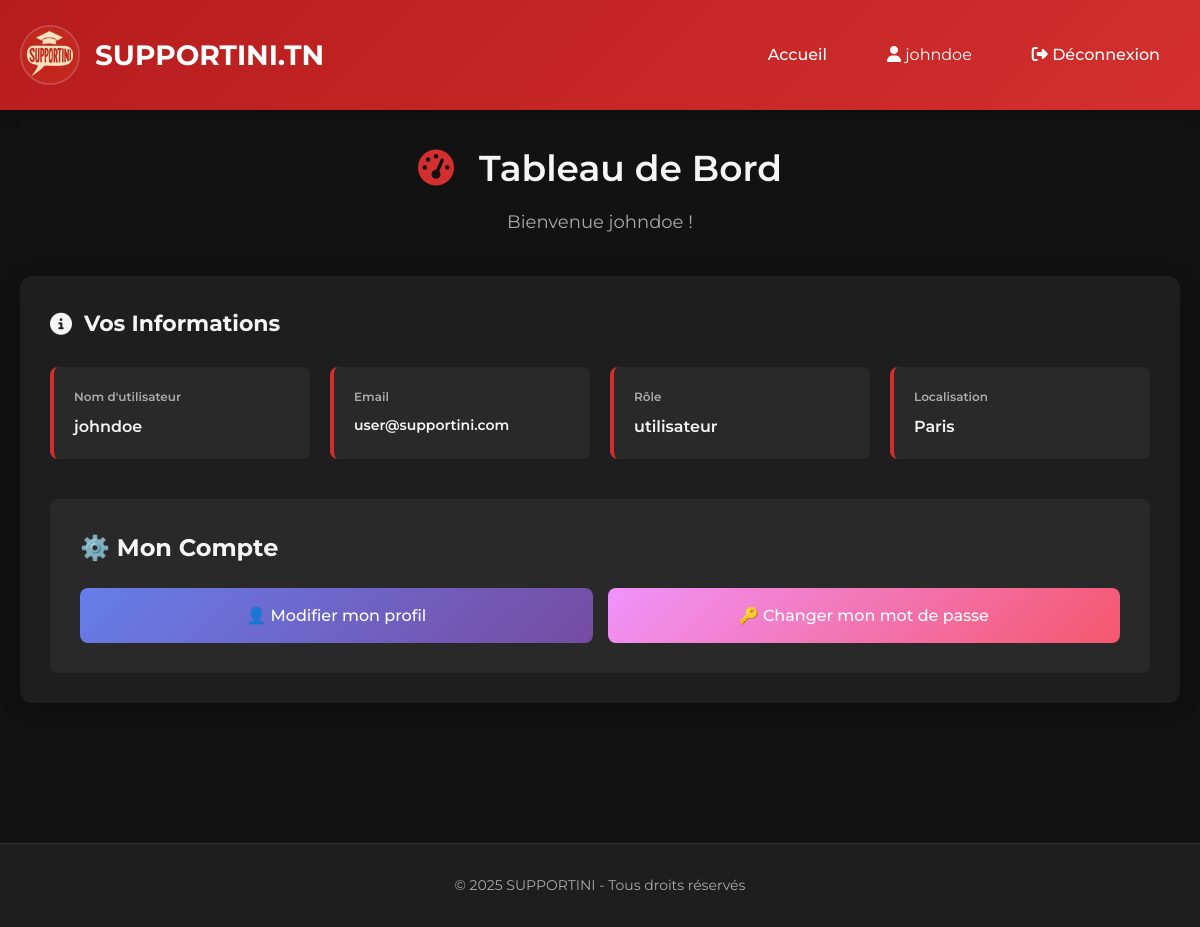
Screenshot of /View/FrontOffice/dashboard.php (signed in) with the database file from the repository.
### tables this page shows
CREATE TABLE IF NOT EXISTS `users` (
    `id` INT AUTO_INCREMENT PRIMARY KEY,
    `username` VARCHAR(100) NOT NULL UNIQUE,
    `email` VARCHAR(100) NOT NULL UNIQUE,
    `password` VARCHAR(255) NOT NULL,
    `location` VARCHAR(100),
    `phone_number` VARCHAR(20),
    `bio` TEXT,
    `role` ENUM('utilisateur', 'psychologue', 'admin') DEFAULT 'utilisateur',
    `demande_psy` INT DEFAULT 0,
    `status` INT DEFAULT 1,
    
     
    `profile_photo` VARCHAR(255),
    `gender` ENUM('male', 'female', 'other') DEFAULT NULL,
    `date_of_birth` DATE,
    `profession` VARCHAR(100),
    `company` VARCHAR(100),
    `nationality` VARCHAR(100),
    `social_links` JSON,
    
     
    `is_blocked` INT DEFAULT 0,
    `is_banned` INT DEFAULT 0,
    `blocked_reason` TEXT,
    `banned_reason` TEXT,
    `is_locked` INT DEFAULT 0,
    `locked_until` DATETIME,
    `failed_login_attempts` INT DEFAULT 0,
    
     
    `password_reset_token` VARCHAR(255),
    `password_reset_expires` DATETIME,
    `forgotten_password_code` VARCHAR(6),
    `forgotten_password_method` ENUM('email', 'sms', 'whatsapp') DEFAULT NULL,
    `forgotten_password_expires` DATETIME,
    `google_id` VARCHAR(255) UNIQUE,
    `last_login` DATETIME,
    
    `created_at` TIMESTAMP DEFAULT CURRENT_TIMESTAMP,
    `updated_at` TIMESTAMP DEFAULT CURRENT_TIMESTAMP ON UPDATE CURRENT_TIMESTAMP,
    INDEX idx_email (email),
    INDEX idx_role (role),
    INDEX idx_demande_psy (demande_psy),
    INDEX idx_is_blocked (is_blocked),
    INDEX idx_is_banned (is_banned),
    INDEX idx_google_id (google_id),
    INDEX idx_created_at (created_at)
);

### config.php (called while the page is built, shortened)
<?php
class config {
    private static $pdo = null;
    public static function getConnexion() {
        if (self::$pdo == null) {
            try {
                self::$pdo = new PDO(
                    "mysql:host=localhost;dbname=supportini;charset=utf8mb4",
                    "root",
                    "",
                    [
                        PDO::ATTR_ERRMODE => PDO::ERRMODE_EXCEPTION,
                        PDO::ATTR_DEFAULT_FETCH_MODE => PDO::FETCH_ASSOC,
                        PDO::ATTR_EMULATE_PREPARES => false,
                    ]
                );
            } catch (PDOException $e) {
                if (strpos($e->getMessage(), '1049') !== false) {
                    header('Location: /Web_Project_Utilisateurs/setup.php');
                    exit;
                }
                die("Erreur de connexion DB: " . $e->getMessage());
            }
        }
        return self::$pdo;
    }
}
?>

### Controller/userController.php (called while the page is built, shortened)
<?php
require_once __DIR__ . '/../config.php';
class userController {
    private $pdo;
    public function __construct() {
        $this->pdo = config::getConnexion();
    }
    public function getUserById($id) {
        try {
            $sql = "SELECT * FROM users WHERE id = :id LIMIT 1";
            $stmt = $this->pdo->prepare($sql);
            $stmt->execute(['id' => $id]);
            return $stmt->fetch(PDO::FETCH_ASSOC);
        } catch (Exception $e) {
            return null;
        }
    }
}
?>

### View/FrontOffice/dashboard.php (the view, shortened to what this page needs)
<?php
require_once __DIR__ . '/../../Controller/userController.php';
$ctrl = new userController();
$user = $ctrl->getUserById($_SESSION['user_id']);
?>
<!DOCTYPE html>
<html lang="fr">
<head>
    <link rel="stylesheet" href="https://cdnjs.cloudflare.com/ajax/libs/font-awesome/6.5.0/css/all.min.css">
    <link rel="stylesheet" href="frontoffice.css">
</head>
<body>
    <header class="main-header">
        <div class="header-content">
            <div class="logo-section">
                <img src="../../logo_supportini.jpg" alt="SUPPORTINI Logo" class="logo">
                <div class="site-title">SUPPORTINI.TN</div>
            </div>
            <nav class="nav-links">
                <a href="index.html" class="nav-link">Accueil</a>
                <span style="color: white; padding: 10px 20px;">
                    <i class="fas fa-user"></i> <?php echo htmlspecialchars($user['username']); ?>
                </span>
                <a href="../../logout.php" class="nav-link">
                    <i class="fas fa-sign-out-alt"></i> Déconnexion
                </a>
            </nav>
        </div>
    </header>
    <main class="main-content">
        <div class="page-header">
            <h1 class="page-title"><i class="fas fa-tachometer-alt"></i> Tableau de Bord</h1>
            <p class="page-subtitle">Bienvenue <?php echo htmlspecialchars($user['username']); ?> !</p>
        </div>
        <div class="search-container">
            <h2 class="search-title"><i class="fas fa-info-circle"></i> Vos Informations</h2>
            <div style="display: grid; grid-template-columns: repeat(auto-fit, minmax(250px, 1fr)); gap: 20px;">
                <div style="padding: 20px; background: rgba(255, 255, 255, 0.05); border-radius: 8px; border-left: 4px solid var(--primary-color);">
                    <p style="color: var(--text-muted); margin-bottom: 8px; font-size: 12px; font-weight: 600;">Nom d'utilisateur</p>
                    <p style="font-size: 16px; font-weight: 600; word-break: break-word;"><?php echo htmlspecialchars($user['username']); ?></p>
                </div>
                <div style="padding: 20px; background: rgba(255, 255, 255, 0.05); border-radius: 8px; border-left: 4px solid var(--primary-color);">
                    <p style="color: var(--text-muted); margin-bottom: 8px; font-size: 12px; font-weight: 600;">Email</p>
                    <p style="font-size: 14px; font-weight: 600; word-break: break-word; overflow-wrap: break-word;"><?php echo htmlspecialchars($user['email']); ?></p>
                </div>
                <div style="padding: 20px; background: rgba(255, 255, 255, 0.05); border-radius: 8px; border-left: 4px solid var(--primary-color);">
                    <p style="color: var(--text-muted); margin-bottom: 8px; font-size: 12px; font-weight: 600;">Rôle</p>
                    <p style="font-size: 16px; font-weight: 600;"><?php echo htmlspecialchars($user['role']); ?></p>
                </div>
                <div style="padding: 20px; background: rgba(255, 255, 255, 0.05); border-radius: 8px; border-left: 4px solid var(--primary-color);">
                    <p style="color: var(--text-muted); margin-bottom: 8px; font-size: 12px; font-weight: 600;">Localisation</p>
                    <p style="font-size: 16px; font-weight: 600;"><?php echo $user['location'] ? htmlspecialchars($user['location']) : 'Non défini'; ?></p>
                </div>
            </div>
            <div style="margin-top: 40px; padding: 30px; background: rgba(255, 255, 255, 0.05); border-radius: 8px;">
                <h2 style="margin-top: 0; margin-bottom: 20px;">⚙️ Mon Compte</h2>
                <div style="display: grid; grid-template-columns: repeat(auto-fit, minmax(200px, 1fr)); gap: 15px;">
                    <a href="edit_profile.php" style="padding: 15px; background: linear-gradient(135deg, #667eea 0%, #764ba2 100%); color: white; border-radius: 8px; text-align: center; text-decoration: none; font-weight: 500; transition: transform 0.3s;">
                        👤 Modifier mon profil
                    </a>
                    <a href="change_password.php" style="padding: 15px; background: linear-gradient(135deg, #f093fb 0%, #f5576c 100%); color: white; border-radius: 8px; text-align: center; text-decoration: none; font-weight: 500; transition: transform 0.3s;">
                        🔑 Changer mon mot de passe
                    </a>
                </div>
            </div>
        </div>
    </main>
    <footer class="main-footer">
        <div class="footer-content">
            <p class="footer-text">&copy; 2025 SUPPORTINI - Tous droits réservés</p>
        </div>
    </footer>
</body>
</html>

### View/FrontOffice/frontoffice.css (style rules this page uses)
:root { --primary-color: #d32f2f; --dark-primary: #b71c1c; --light-primary: #ff6659; --dark-bg: #121212; --card-bg: #1e1e1e; --text-light: #f5f5f5; --text-muted: #aaaaaa; --border-color: #333333; }
* { margin: 0; padding: 0; box-sizing: border-box; }
body { font-family: 'Montserrat', sans-serif; background-color: var(--dark-bg); color: var(--text-light); line-height: 1.6; min-height: 100vh; }
.main-header { background: linear-gradient(135deg, var(--dark-primary), var(--primary-color)); padding: 25px 0; box-shadow: 0 4px 12px rgba(0, 0, 0, 0.3); margin-bottom: 30px; }
.header-content { max-width: 1200px; margin: 0 auto; padding: 0 20px; display: flex; justify-content: space-between; align-items: center; }
.logo-section { display: flex; align-items: center; gap: 15px; }
.logo { width: 60px; height: 60px; border-radius: 50%; object-fit: cover; border: 2px solid rgba(255, 255, 255, 0.2); }
.site-title { font-size: 28px; font-weight: 700; color: white; }
.nav-links { display: flex; gap: 20px; }
.nav-link { color: white; text-decoration: none; padding: 10px 20px; border-radius: 4px; transition: all 0.3s ease; font-weight: 500; }
.main-content { max-width: 1200px; margin: 0 auto; padding: 0 20px 40px; }
.page-header { text-align: center; margin-bottom: 40px; }
.page-title { font-size: 36px; font-weight: 600; color: var(--text-light); margin-bottom: 10px; }
.page-title i { color: var(--primary-color); margin-right: 15px; }
.page-subtitle { color: var(--text-muted); font-size: 18px; }
.search-container { background-color: var(--card-bg); border-radius: 12px; padding: 30px; box-shadow: 0 4px 20px rgba(0, 0, 0, 0.3); margin-bottom: 40px; }
.search-title { font-size: 22px; margin-bottom: 25px; color: var(--text-light); display: flex; align-items: center; gap: 12px; }
.main-footer { background-color: var(--card-bg); padding: 30px 0; margin-top: 60px; border-top: 1px solid var(--border-color); }
.footer-content { max-width: 1200px; margin: 0 auto; padding: 0 20px; text-align: center; }
.footer-text { color: var(--text-muted); font-size: 14px; }

### rows the page displays
users: username "johndoe", email "user@supportini.com", role "utilisateur", location "Paris"
